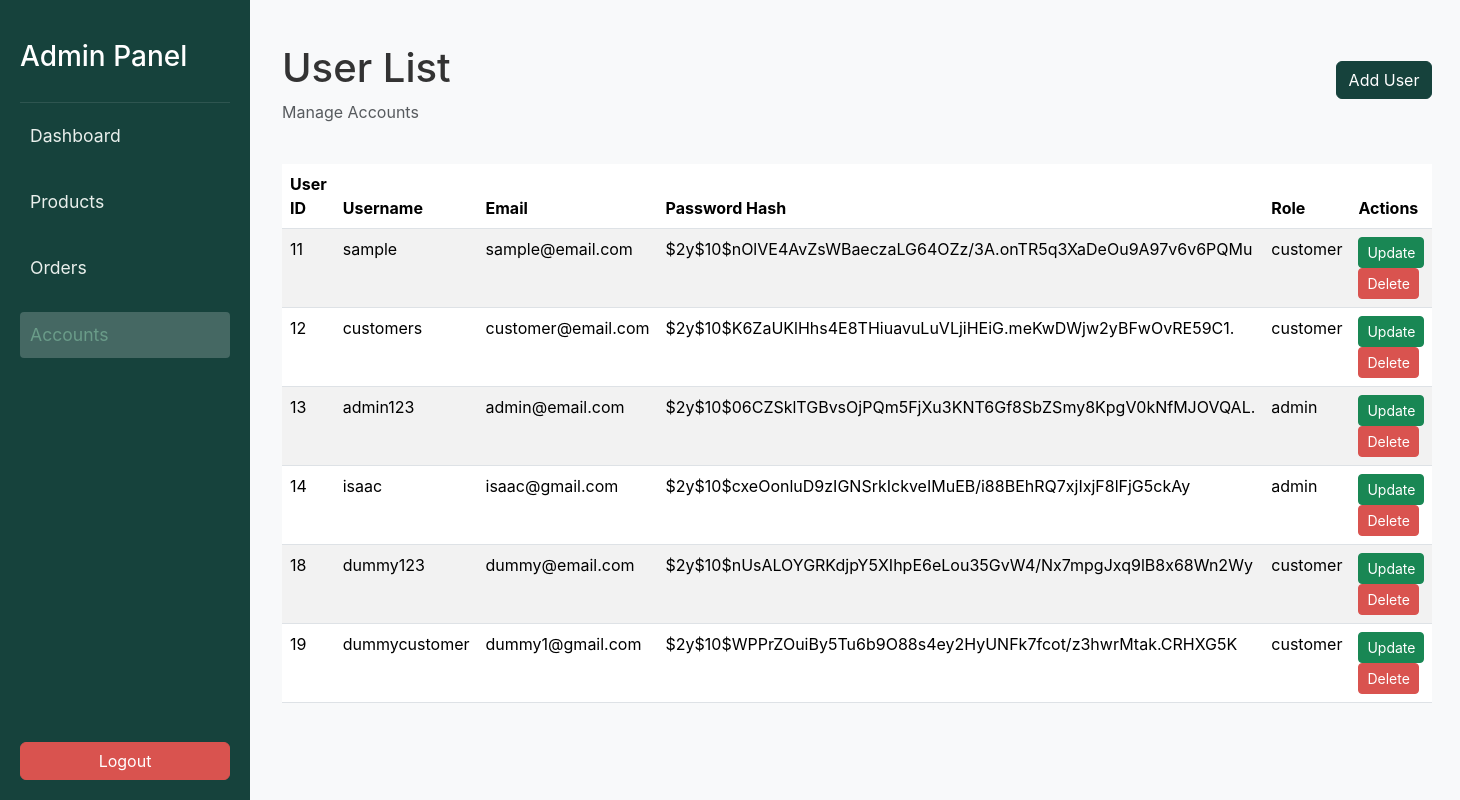
The page /accounts.php on the database its author committed.
### tables this page shows
CREATE TABLE `users` (
  `user_id` int(11) NOT NULL,
  `username` varchar(50) NOT NULL,
  `userPic` longblob NOT NULL,
  `email` varchar(100) NOT NULL,
  `phone_no` varchar(32) NOT NULL,
  `home_address` varchar(64) NOT NULL,
  `password_hash` varchar(255) NOT NULL,
  `role` enum('admin','customer') NOT NULL DEFAULT 'customer'
);

### accounts.php (the view, shortened to what this page needs)
<?php include 'db.php'; ?>
<!DOCTYPE html>
<html lang="en">
<head>
  <link href="https://cdn.jsdelivr.net/npm/bootstrap@5.3.3/dist/css/bootstrap.min.css" rel="stylesheet">
  <link rel="stylesheet" href="css/style.css">
</head>
<body>
  <div class="wrapper">
    <nav id="sidebar" class="text-white">
      <div class="sidebar-header">
        <h3>Admin Panel</h3>
      </div>
      <ul class="list-unstyled">
        <li>
          <a href="dashboard.php">Dashboard</a>
        </li>
        <li>
          <a href="products.php">Products</a>
        </li>
        <li>
          <a href="orders.php">Orders</a>
        </li>
        <li class="active">
          <a href="accounts.php">Accounts</a>
        </li>
      </ul>
      <div class="mt-auto">
        <button class="btn btn-danger w-100 mt-3" data-bs-toggle="modal" data-bs-target="#logoutModal">
          Logout
        </button>
      </div>
    </nav>
    <div id="content">
      <div class="container-fluid">
        <div class="d-flex justify-content-between align-items-center mb-4">
          <div>
            <h1 class="mt-4">User List</h1>
            <p class="text-muted">Manage Accounts</p>
          </div>
          <button class="btn btn-primary" data-bs-toggle="modal" data-bs-target="#addUserModal">Add User</button>
        </div>
        <table class="table table-striped">
          <thead>
            <tr>
              <th scope="col">User ID</th>
              <th scope="col">Username</th>
              <th scope="col">Email</th>
              <th scope="col">Password Hash</th>
              <th scope="col">Role</th>
              <th scope="col">Actions</th>
            </tr>
          </thead>
          <tbody>
            <?php
            $stmt = $pdo->query("SELECT user_id, username, email, password_hash, role FROM users");
            while ($row = $stmt->fetch(PDO::FETCH_ASSOC)) {
              echo "<tr>";
              echo "<td>" . htmlspecialchars($row['user_id']) . "</td>";
              echo "<td>" . htmlspecialchars($row['username']) . "</td>";
              echo "<td>" . htmlspecialchars($row['email']) . "</td>";
              echo "<td>" . htmlspecialchars($row['password_hash']) . "</td>";
              echo "<td>" . htmlspecialchars($row['role']) . "</td>";
              echo "<td>";
              echo "<button class='btn btn-success text-white btn-sm' data-bs-toggle='modal' data-bs-target='#updateUserModal' onclick='fillUpdateModal(" . json_encode($row) . ")'>Update</button> ";
              echo "<button class='btn btn-danger btn-sm' data-bs-toggle='modal' data-bs-target='#deleteUserModal' onclick='setDeleteUserId(" . $row['user_id'] . ")'>Delete</button>";
              echo "</td>";
              echo "</tr>";
            }
            ?>
          </tbody>
        </table>
      </div>
    </div>
  </div>
</body>
</html>

### css/style.css (style rules this page uses)
body { font-family: -apple-system, BlinkMacSystemFont, "Segoe UI", Roboto, "Helvetica Neue", Arial, sans-serif; background-color: #f8f9fa; color: #333; }
.wrapper { display: flex; width: 100%; }
#sidebar { min-width: 250px; max-width: 250px; min-height: 100vh; padding: 20px; background-color: #16423C; color: #E9EFEC; position: fixed; top: 0; left: 0; height: 100%; overflow-y: auto; display: flex; flex-direction: column; }
.sidebar-header { padding: 20px 0; border-bottom: 1px solid rgba(255, 255, 255, 0.1); }
#sidebar ul li { padding: 10px 0; }
#sidebar ul li a { padding: 10px; font-size: 1.1em; display: block; color: #E9EFEC; text-decoration: none; transition: all 0.3s; }
#sidebar ul li.active a { background: rgba(255, 255, 255, 0.2); border-radius: 4px; color: #6A9C89; }
#content { margin-left: 250px; padding: 20px; color: #333; width: 100%; }
.btn-primary { background-color: #16423C; border-color: #16423C; }
.btn-danger { background-color: #D9534F; border-color: #D9534F; }
a { color: #16423C; text-decoration: none; }

### rows shown on the page
users: user_id "11", username "sample", email "sample@email.com", password_hash "$2y$10$nOlVE4AvZsWBaeczaLG64OZz/3A.onTR5q3XaDeOu9A97v6v6PQMu", role "customer"
users: user_id "12", username "customers", email "customer@email.com", password_hash "$2y$10$K6ZaUKlHhs4E8THiuavuLuVLjiHEiG.meKwDWjw2yBFwOvRE59C1.", role "customer"
users: user_id "13", username "admin123", email "admin@email.com", password_hash "$2y$10$06CZSklTGBvsOjPQm5FjXu3KNT6Gf8SbZSmy8KpgV0kNfMJOVQAL.", role "admin"
users: user_id "14", username "isaac", email "isaac@gmail.com", password_hash "$2y$10$cxeOonluD9zIGNSrkIckveIMuEB/i88BEhRQ7xjIxjF8lFjG5ckAy", role "admin"
users: user_id "18", username "dummy123", email "dummy@email.com", password_hash "$2y$10$nUsALOYGRKdjpY5XIhpE6eLou35GvW4/Nx7mpgJxq9lB8x68Wn2Wy", role "customer"
users: user_id "19", username "dummycustomer", email "dummy1@gmail.com", password_hash "$2y$10$WPPrZOuiBy5Tu6b9O88s4ey2HyUNFk7fcot/z3hwrMtak.CRHXG5K", role "customer"
